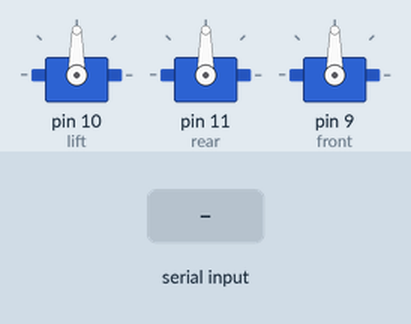
Simulated run of this sketch. Board: Arduino Uno, built with avr-gcc and run on an emulated ATmega328P. Shown: 3 × servo. The test bench sets the inputs (shaded band).

Above: at 3.2 s.
3.3 s: "w" received over the second serial link
At 3.55 s:
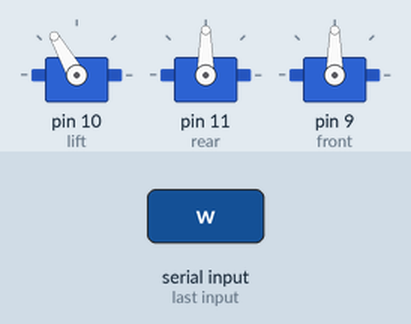
At 3.95 s:
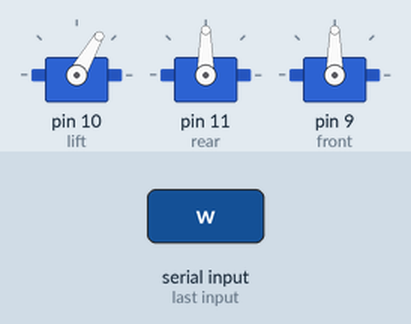
6.3 s: "b" received over the second serial link
9.3 s: "s" received over the second serial link
At 10.2 s:
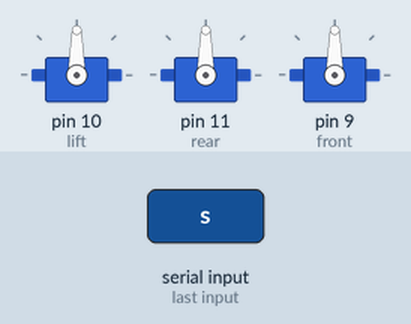
Timing chart, 0 to 12.3 s (numbered marks = the images above; inputs shaded):
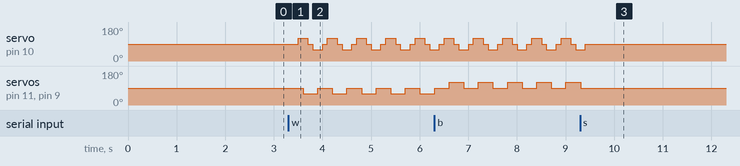

Measured:
- after the input at 3.3 s, servo on pin 10 (lift): 90° → 120° after 0.20 s, then repeats every 0.60 s: 90° 0.10 s, 60° 0.20 s, 90° 0.10 s, 120° 0.20 s; servo on pin 11 (rear), servo on pin 9 (front): alternates 90° for 0.30 s and 60° for 0.30 s, starting after 0.30 s
- after the input at 9.3 s, servo on pin 10 (lift): goes on until 9.4 s, then stays 90°; servo on pin 11 (rear), servo on pin 9 (front): goes on until 9.3 s, then stays 90°

The sketch:

finalproject.ino
```cpp
#include<Servo.h>
#include<SoftwareSerial.h>
SoftwareSerial BT(12, 13); //Tx,Rx respectively
Servo lift;
Servo front;
Servo rear;
char currstatus;


void setup() {
  // put your setup code here, to run once:
 Serial.begin(9600);
 BT.begin(9600);
  lift.attach(10);
  rear.attach(11);
  front.attach(9);

  rear.write(90);
  front.write(90);
  lift.write(90);
  delay(2000);
  currstatus ='s';
}

void forward(){
  //to move fowward
   lift.write(120);
  delay(100);
  front.write(60);
  rear.write(60);
  delay(100);
  lift.write(90);
  delay(100);
  lift.write(60);
  delay(100);
  front.write(90);
  rear.write(90);
  delay(100);
  lift.write(90);
  delay(100);
 }

void backward(){
  //to move back
   lift.write(120);
  delay(100);
  front.write(120);
  rear.write(120);
  delay(100);
  lift.write(90);
  delay(100);
  lift.write(60);
  delay(100);
  front.write(90);
  rear.write(90);
  delay(100);
  lift.write(90);
  delay(100);
 }

 void Stop(){
  lift.write(90);
  delay(100);
  front.write(90);
  delay(100);
  rear.write(90);
  delay(100);
 }
void loop() {
  // put your main code here, to run repeatedly:
  while(BT.available())
  {
    currstatus=BT.read();
  }
  if(currstatus =='w')
  {
    forward();
  }
   if(currstatus =='b')
  {
    backward();
  }
  if(currstatus =='s')
  {
    Stop();
  }
}
```
